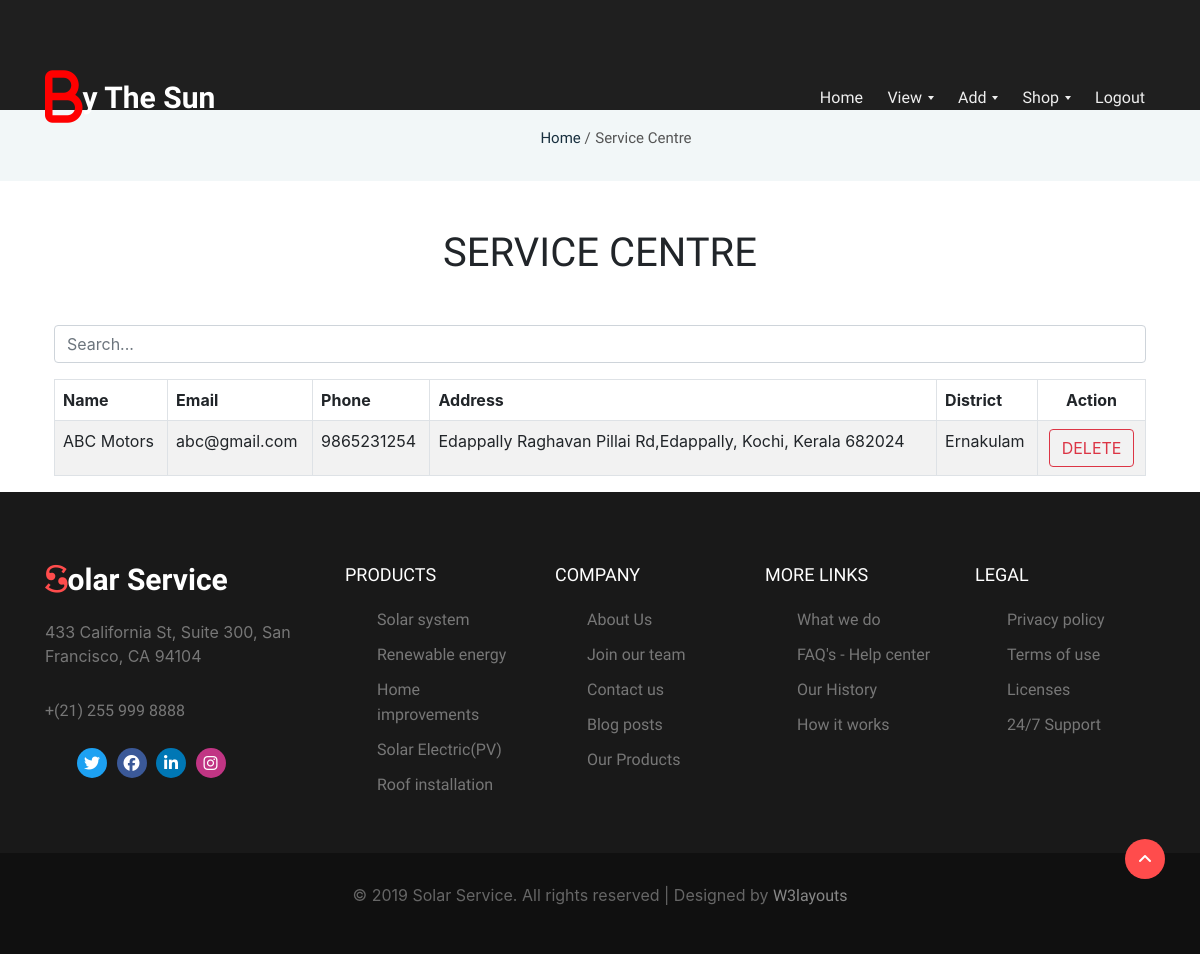
The page /viewServiceCenter/ on the database its author committed.
### app/models.py (models this page shows, shortened)
class Shop(models.Model):
    name = models.CharField(max_length=100)
    email = models.EmailField()
    phone = models.IntegerField()
    address = models.CharField(max_length=300)
    district = models.CharField(max_length=100)
    loginid = models.ForeignKey(Login, on_delete=models.CASCADE)

### app/views.py (the view)
# urls.py: path('viewServiceCenter/', views.viewServiceCenter),
def viewServiceCenter(request):
    serviceData = Shop.objects.all()
    return render(request, "ADMIN/viewServiceCenter.html", {"serviceData": serviceData})

### templates/ADMIN/viewServiceCenter.html (shortened to what this page needs)
{% extends 'ADMIN/adminBase.html' %}
{% block header %}
<section class="w3l-breadcrumns">
    <div class="wrapper">
        <ul>
            <li><a id="a" href="/adminHome">Home</a> /</li>
            <li>Service Centre</li>
        </ul>
    </div>
</section>
<link rel="stylesheet" href="https://cdn.jsdelivr.net/npm/bootstrap@5.2.3/dist/css/bootstrap.min.css"
>
<link rel="stylesheet" href="https://stackpath.bootstrapcdn.com/bootstrap/5.0.0/css/bootstrap.min.css">
<body>
    <div class="container">
        <h1 align="center" class="m-5">SERVICE CENTRE </h1>
        <input type="text" id="searchInput" class="form-control mb-3" placeholder="Search...">
        <table class="table table-striped table-bordered" border="1">
            <thead>
                <tr>
                    <th>Name</th>
                    <th>Email</th>
                    <th>Phone</th>
                    <th>Address</th>
                    <th>District</th>
                    <th style="text-align: center;">Action</th>
                </tr>
            </thead>
            <tbody id="tableBody">
                {% for i in serviceData %}
                <tr id="row{{ forloop.counter }}">
                    <td>{{ i.name }}</td>
                    <td>{{ i.email }}</td>
                    <td>{{ i.phone }}</td>
                    <td>{{ i.address }}</td>
                    <td>{{ i.district }}</td>
                    {% if i.loginid.is_active == 0 %}
                    <td>
                        <div>
                            <a href="/manageService?id={{i.loginid_id}}&status=1"
                                class="btn btn-outline-success">APPROVE</a>
                            <a href="/deleteSchool?id={{i.loginid_id}}" class="btn btn-outline-danger">DELETE</a>
                        </div>
                    </td>
                    {% else %}
                    <td align="center">
                        <a href="/deleteService?id={{i.loginid_id}}" class="btn btn-style btn-outline-danger">DELETE</a>
                    </td>
                    {% endif %}
                </tr>
                {% endfor %}
            </tbody>
        </table>
    </div>
</body>
</html>
{% endblock %}

### templates/ADMIN/adminBase.html (style rules this page uses)
* { box-sizing: border-box; font-family: -apple-system, BlinkMacSystemFont, "Segoe UI", Roboto, Oxygen-Sans, Ubuntu, Cantarell, "Helvetica Neue", sans-serif; }
#a { text-decoration: none; }

### templates/ADMIN/viewServiceCenter.html (style rules this page uses)
th { text-align: center; }
#a { text-decoration: none; }

### rows shown on the page
Shop: name "ABC Motors", email "abc@gmail.com", phone "9865231254", address "Edappally Raghavan Pillai Rd,Edappally, Kochi, Kerala 682024", district "Ernakulam"
